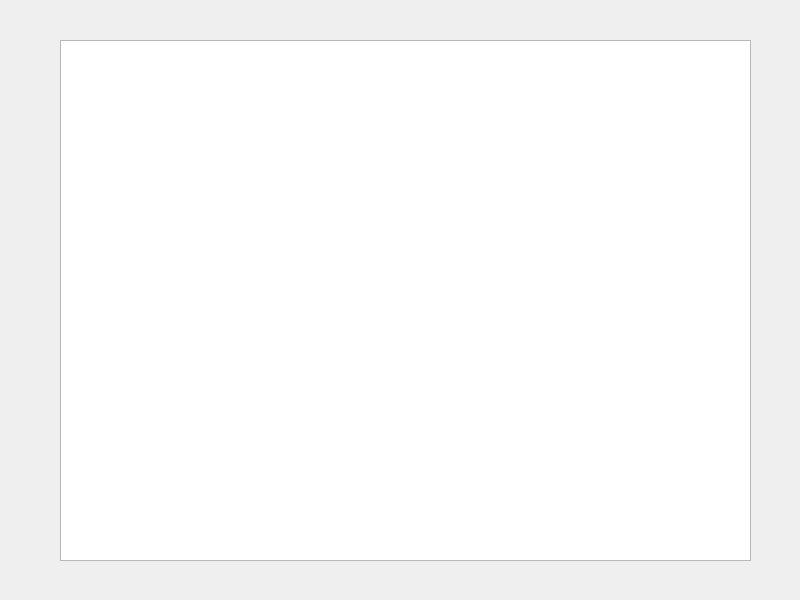
<?xml version="1.0" encoding="UTF-8"?>
<ui version="4.0">
 <class>Widget</class>
 <widget class="QWidget" name="Widget">
  <property name="geometry">
   <rect>
    <x>0</x>
    <y>0</y>
    <width>800</width>
    <height>600</height>
   </rect>
  </property>
  <property name="windowTitle">
   <string>Widget</string>
  </property>
  <widget class="QTableWidget" name="tableWidget">
   <property name="geometry">
    <rect>
     <x>60</x>
     <y>40</y>
     <width>691</width>
     <height>521</height>
    </rect>
   </property>
  </widget>
 </widget>
 <resources/>
 <connections/>
</ui>
